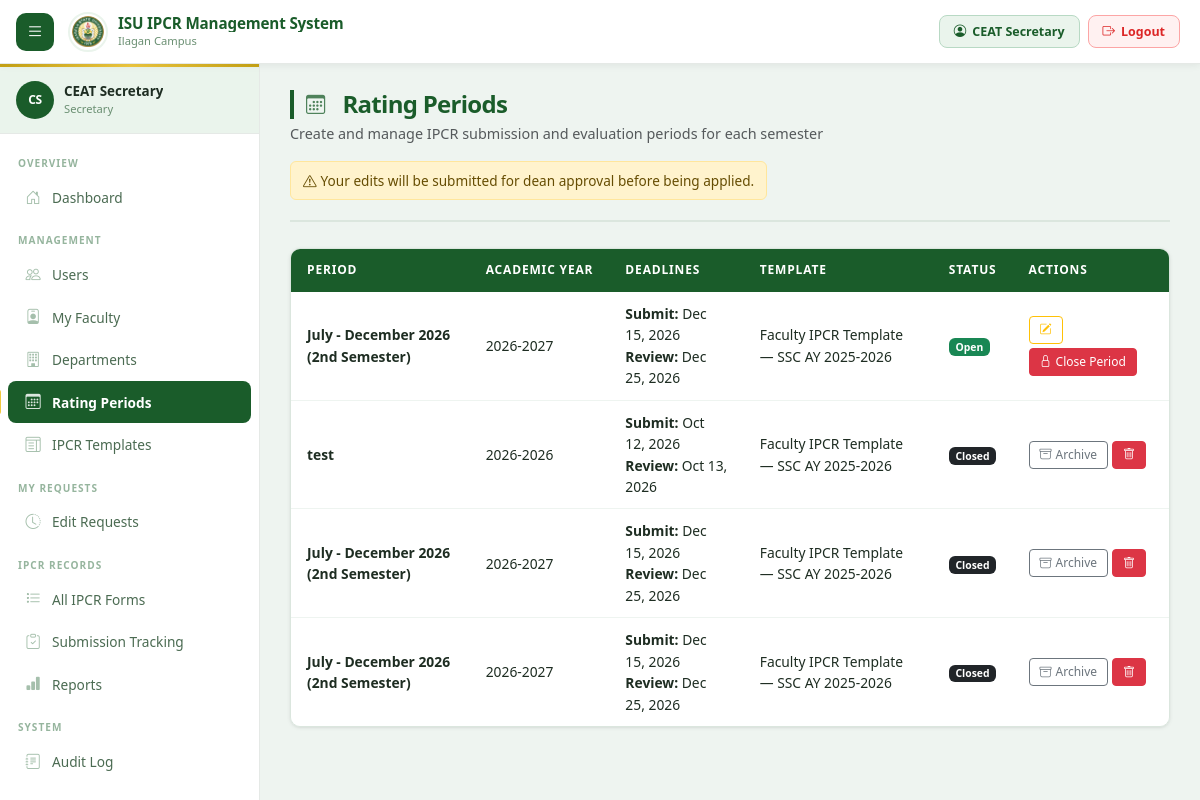
The app's page /admin/periods.php (signed in) with its own data.
### tables this page shows
CREATE TABLE `users` (
  `id` int(11) NOT NULL,
  `employee_id` varchar(50) NOT NULL,
  `first_name` varchar(100) NOT NULL,
  `middle_name` varchar(100) DEFAULT '',
  `last_name` varchar(100) NOT NULL,
  `suffix` varchar(20) DEFAULT '',
  `email` varchar(255) DEFAULT NULL COMMENT 'ISU institutional email',
  `personal_email` varchar(255) DEFAULT NULL COMMENT 'Personal email for password recovery',
  `password_hash` varchar(255) NOT NULL,
  `role` enum('faculty','dean','admin','secretary') NOT NULL DEFAULT 'faculty',
  `department` varchar(200) DEFAULT NULL,
  `college` varchar(200) DEFAULT NULL,
  `position` varchar(200) DEFAULT NULL,
  `employment_status` enum('permanent','temporary','contractual','part-time') DEFAULT 'permanent',
  `assigned_dean_id` int(11) DEFAULT NULL,
  `is_active` tinyint(1) DEFAULT 1,
  `failed_attempts` int(11) DEFAULT 0,
  `lockout_until` datetime DEFAULT NULL,
  `last_login` datetime DEFAULT NULL,
  `created_at` timestamp NOT NULL DEFAULT current_timestamp(),
  `updated_at` timestamp NOT NULL DEFAULT current_timestamp() ON UPDATE current_timestamp(),
  `pending_approvals` int(11) DEFAULT 0
);

CREATE TABLE `rating_periods` (
  `id` int(11) NOT NULL,
  `name` varchar(200) NOT NULL,
  `academic_year` varchar(20) DEFAULT NULL,
  `semester` varchar(20) DEFAULT NULL,
  `start_date` date DEFAULT NULL,
  `end_date` date DEFAULT NULL,
  `submission_deadline` date DEFAULT NULL,
  `review_deadline` date DEFAULT NULL,
  `status` enum('draft','open','rating','closed','archived') DEFAULT 'draft',
  `template_id` int(11) DEFAULT NULL,
  `created_by` int(11) DEFAULT NULL,
  `created_at` timestamp NOT NULL DEFAULT current_timestamp(),
  `updated_at` timestamp NOT NULL DEFAULT current_timestamp() ON UPDATE current_timestamp()
);

CREATE TABLE `ipcr_templates` (
  `id` int(11) NOT NULL,
  `name` varchar(200) NOT NULL,
  `period_id` int(11) DEFAULT NULL,
  `is_default` tinyint(1) DEFAULT 0,
  `description` text DEFAULT NULL,
  `created_by` int(11) DEFAULT NULL,
  `created_at` timestamp NOT NULL DEFAULT current_timestamp(),
  `updated_at` timestamp NOT NULL DEFAULT current_timestamp() ON UPDATE current_timestamp()
);

### config/auth.php (called while the page is built, shortened)
<?php
function getCurrentUser(): ?array {
    $db = getDB();
    $st = $db->prepare("SELECT * FROM users WHERE id = ? AND is_active = 1");
    $st->execute([$_SESSION['user_id']]);
    return $st->fetch() ?: null;
}
function getInitials(string $name): string {
    $words = array_filter(explode(' ', $name));
    $initials = '';
    foreach (array_slice($words, 0, 2) as $w) $initials .= strtoupper($w[0]);
    return $initials ?: '?';
}
function h(mixed $val): string {
    return htmlspecialchars((string)($val ?? ''), ENT_QUOTES, 'UTF-8');
}

### admin/periods.php (the view, shortened to what this page needs)
<?php
$activePage = 'periods';
require_once __DIR__ . '/../includes/header.php';
$db  = getDB();
$periods   = $db->query("SELECT * FROM rating_periods ORDER BY created_at DESC")->fetchAll();
$statusColors = ['draft'=>'secondary','open'=>'success','rating'=>'warning','closed'=>'dark','archived'=>'secondary'];
?>
<div class="page-header">
  <div class="page-header-left">
    <h1><i class="bi bi-calendar3 me-2"></i>Rating Periods</h1>
    <p class="text-muted mb-0 mt-1" style="font-size: 0.9rem;">Create and manage IPCR submission and evaluation periods for each semester</p>
  </div>
  <?php if ($currentRole === 'secretary'): ?>
  <div class="alert alert-warning mb-0" style="font-size:.85rem;padding:8px 12px">
    <i class="bi bi-exclamation-triangle me-1"></i>Your edits will be submitted for dean approval before being applied.
  </div>
  <?php else: ?>
  <button class="btn btn-primary" data-bs-toggle="modal" data-bs-target="#periodModal" onclick="resetPeriodForm()">
    <i class="bi bi-calendar-plus me-2"></i>New Period
  </button>
  <?php endif; ?>
</div>
<div class="table-container">
  <table class="ipcr-table">
    <thead><tr><th>Period</th><th>Academic Year</th><th>Deadlines</th><th>Template</th><th>Status</th><th>Actions</th></tr></thead>
    <tbody>
      <?php foreach($periods as $p):
        $tmpl = null;
        if($p['template_id']){ $ts=$db->prepare("SELECT name FROM ipcr_templates WHERE id=?"); $ts->execute([$p['template_id']]); $tmpl=$ts->fetchColumn(); }
      ?>
      <tr>
        <td><strong><?= h($p['name']) ?></strong></td>
        <td><?= $p['academic_year'] ? h($p['academic_year']) : '<span class="text-muted">—</span>' ?></td>
        <td class="text-muted-sm">
          <div><strong>Submit:</strong> <?= $p['submission_deadline'] ? h(date('M d, Y',strtotime($p['submission_deadline']))) : '<span class="text-muted">—</span>' ?></div>
          <div><strong>Review:</strong> <?= $p['review_deadline'] ? h(date('M d, Y',strtotime($p['review_deadline']))) : '<span class="text-muted">—</span>' ?></div>
        </td>
        <td><?= $tmpl ? h($tmpl) : '<span class="text-danger small">None</span>' ?></td>
        <td><span class="badge bg-<?= $statusColors[$p['status']] ?? 'secondary' ?>"><?= h(ucfirst($p['status'])) ?></span></td>
        <td class="actions">
          <div class="d-flex gap-1 flex-wrap">
            <?php if(!in_array($p['status'],['closed','archived'])): ?>
              <?php if($currentRole === 'secretary'): ?>
              <button class="btn btn-sm btn-outline-warning" onclick="requestPeriodEdit(<?= htmlspecialchars(json_encode($p),ENT_QUOTES) ?>)" title="Request Edit (Dean Approval Required)">
                <i class="bi bi-pencil-square"></i>
              </button>
              <?php endif; ?>
            <?php endif; ?>
            <?php if($p['status'] === 'draft'): ?>
            <form method="POST" style="display:inline">
              <input type="hidden" name="action" value="advance">
              <input type="hidden" name="period_id" value="<?= $p['id'] ?>">
              <input type="hidden" name="current_status" value="draft">
              <input type="hidden" name="target_status" value="open">
              <button type="submit" class="btn btn-sm btn-success" title="Open Period for Submissions and Rating"
                onclick="return confirm('Open this period? Faculty can submit IPCRs and deans can rate them.')">
                <i class="bi bi-unlock me-1"></i>Open
              </button>
            </form>
            <?php elseif($p['status'] === 'open'): ?>
            <form method="POST" style="display:inline">
              <button type="submit" class="btn btn-sm btn-danger" title="Close Period"
                onclick="return confirm('Close this period? No more submissions will be accepted.')">
                <i class="bi bi-lock me-1"></i>Close Period
              </button>
            </form>
            <?php elseif($p['status'] === 'closed'): ?>
            <form method="POST" style="display:inline">
              <button type="submit" class="btn btn-sm btn-outline-secondary" title="Archive Period"
                onclick="return confirm('Archive this period?')">
                <i class="bi bi-archive me-1"></i>Archive
              </button>
            </form>
            <?php endif; ?>
            <?php if (in_array($p['status'], ['draft', 'closed', 'archived'])): ?>
            <form method="POST" style="display:inline">
              <button type="submit" class="btn btn-sm btn-danger" title="Delete Period"
                onclick="return confirm('⚠️ DELETE this period permanently?\n\nPeriod: <?= addslashes($p['name']) ?>\n\nThis cannot be undone!')">
                <i class="bi bi-trash"></i>
              </button>
            </form>
            <?php endif; ?>
          </div>
        </td>
      </tr>
      <?php endforeach; ?>
    </tbody>
  </table>
</div>
<?php require_once __DIR__ . '/../includes/footer.php'; ?>

### includes/header.php (shortened to what this page needs)
<?php
require_once __DIR__ . '/../config/auth.php';
$currentUser   = getCurrentUser();
$currentRole   = $_SESSION['role'];
?>
<!DOCTYPE html>
<html lang="en">
<head>
  <link href="https://cdn.jsdelivr.net/npm/bootstrap@5.3.3/dist/css/bootstrap.min.css" rel="stylesheet">
  <link href="https://cdn.jsdelivr.net/npm/bootstrap-icons@1.11.3/font/bootstrap-icons.min.css" rel="stylesheet">
  <link href="<?= BASE_URL ?>/assets/css/main.css" rel="stylesheet">
</head>
<body>
<div id="app-shell">
<header id="topbar">
  <button class="topbar-hamburger" id="sidebar-toggle" aria-label="Toggle menu">
    <i class="bi bi-list"></i>
  </button>
  <div class="topbar-brand">
    <img src="<?= BASE_URL ?>/assets/images/r.png"
         class="topbar-brand-logo" alt="ISU Logo"
         onerror="this.style.display='none'">
    <div class="topbar-brand-text">
      <div class="topbar-brand-name">ISU IPCR Management System</div>
      <div class="topbar-brand-sub">Ilagan Campus</div>
    </div>
  </div>
  <div class="topbar-right">
    <a href="<?= BASE_URL ?>/profile.php"
       class="topbar-logout"
       style="background:var(--primary-xlight);border-color:#b8d9c4;color:var(--primary)"
       title="My Profile">
      <i class="bi bi-person-circle"></i>
      <span><?= h($_SESSION['name']) ?></span>
    </a>
    <a href="<?= BASE_URL ?>/logout.php"
       class="topbar-logout"
       onclick="return confirm('Sign out of IPCR System?')"
       title="Logout">
      <i class="bi bi-box-arrow-right"></i>
      <span>Logout</span>
    </a>
  </div>
</header>
<nav id="sidebar">
  <div class="sidebar-user-card">
    <div class="sidebar-user-avatar"><?= h(getInitials($_SESSION['name'])) ?></div>
    <div style="min-width:0">
      <div class="sidebar-user-name"><?= h($_SESSION['name']) ?></div>
      <div class="sidebar-user-role"><?= h(ucfirst($currentRole)) ?></div>
    </div>
  </div>
  <nav class="sidebar-nav">
    <?php if ($currentRole === 'admin'): ?>
      <div class="sidebar-section-label">Overview</div>
      <a href="<?= BASE_URL ?>/dashboard.php" class="<?= $activePage==='dashboard'?'active':'' ?>">
        <i class="bi bi-house-door"></i><span>Dashboard</span>
      </a>
      <div class="sidebar-section-label">Management</div>
      <a href="<?= BASE_URL ?>/admin/users.php" class="<?= $activePage==='users'?'active':'' ?>">
        <i class="bi bi-people"></i><span>Users</span>
      </a>
      <a href="<?= BASE_URL ?>/admin/departments.php" class="<?= $activePage==='departments'?'active':'' ?>">
        <i class="bi bi-building"></i><span>Departments</span>
      </a>
      <a href="<?= BASE_URL ?>/admin/periods.php" class="<?= $activePage==='periods'?'active':'' ?>">
        <i class="bi bi-calendar3"></i><span>Rating Periods</span>
      </a>
      <a href="<?= BASE_URL ?>/admin/templates.php" class="<?= $activePage==='templates'?'active':'' ?>">
        <i class="bi bi-layout-text-window"></i><span>IPCR Templates</span>
      </a>
      <div class="sidebar-section-label">IPCR Records</div>
      <a href="<?= BASE_URL ?>/admin/ipcr-list.php" class="<?= $activePage==='ipcr-list'?'active':'' ?>">
        <i class="bi bi-list-task"></i><span>All IPCR Forms</span>
      </a>
      <a href="<?= BASE_URL ?>/admin/submission-tracking.php" class="<?= $activePage==='submission-tracking'?'active':'' ?>">
        <i class="bi bi-clipboard-check"></i><span>Submission Tracking</span>
      </a>
      <a href="<?= BASE_URL ?>/admin/extensions.php" class="<?= $activePage==='extensions'?'active':'' ?>">
        <i class="bi bi-calendar-plus"></i><span>Extensions</span>
      </a>
      <a href="<?= BASE_URL ?>/admin/reports.php" class="<?= $activePage==='reports'?'active':'' ?>">
        <i class="bi bi-bar-chart-fill"></i><span>Reports</span>
      </a>
      <div class="sidebar-section-label">System</div>
      <a href="<?= BASE_URL ?>/admin/settings.php" class="<?= $activePage==='settings'?'active':'' ?>">
        <i class="bi bi-gear"></i><span>Settings</span>
      </a>
      <a href="<?= BASE_URL ?>/admin/audit.php" class="<?= $activePage==='audit'?'active':'' ?>">
        <i class="bi bi-journal-text"></i><span>Audit Log</span>
      </a>
    <?php elseif ($currentRole === 'secretary'): ?>
      <div class="sidebar-section-label">Overview</div>
      <a href="<?= BASE_URL ?>/dashboard.php" class="<?= $activePage==='dashboard'?'active':'' ?>">
        <i class="bi bi-house-door"></i><span>Dashboard</span>
      </a>
      <div class="sidebar-section-label">Management</div>
      <a href="<?= BASE_URL ?>/admin/users.php" class="<?= $activePage==='users'?'active':'' ?>">
        <i class="bi bi-people"></i><span>Users</span>
      </a>
      <a href="<?= BASE_URL ?>/secretary/faculty.php" class="<?= $activePage==='secretary-faculty'?'active':'' ?>">
        <i class="bi bi-person-badge"></i><span>My Faculty</span>
      </a>
      <a href="<?= BASE_URL ?>/admin/departments.php" class="<?= $activePage==='departments'?'active':'' ?>">
        <i class="bi bi-building"></i><span>Departments</span>
      </a>
      <a href="<?= BASE_URL ?>/admin/periods.php" class="<?= $activePage==='periods'?'active':'' ?>">
        <i class="bi bi-calendar3"></i><span>Rating Periods</span>
      </a>
      <a href="<?= BASE_URL ?>/admin/templates.php" class="<?= $activePage==='templates'?'active':'' ?>">
        <i class="bi bi-layout-text-window"></i><span>IPCR Templates</span>
      </a>
      <div class="sidebar-section-label">My Requests</div>
      <a href="<?= BASE_URL ?>/secretary/requests.php" class="<?= $activePage==='secretary-requests'?'active':'' ?>">
        <i class="bi bi-clock-history"></i><span>Edit Requests</span>
      </a>
      <div class="sidebar-section-label">IPCR Records</div>
      <a href="<?= BASE_URL ?>/admin/ipcr-list.php" class="<?= $activePage==='ipcr-list'?'active':'' ?>">
        <i class="bi bi-list-task"></i><span>All IPCR Forms</span>
      </a>
      <a href="<?= BASE_URL ?>/admin/submission-tracking.php" class="<?= $activePage==='submission-tracking'?'active':'' ?>">
        <i class="bi bi-clipboard-check"></i><span>Submission Tracking</span>
      </a>
      <a href="<?= BASE_URL ?>/admin/reports.php" class="<?= $activePage==='reports'?'active':'' ?>">
        <i class="bi bi-bar-chart-fill"></i><span>Reports</span>
      </a>
      <div class="sidebar-section-label">System</div>
      <a href="<?= BASE_URL ?>/admin/audit.php" class="<?= $activePage==='audit'?'active':'' ?>">
        <i class="bi bi-journal-text"></i><span>Audit Log</span>
      </a>
    <?php endif; ?>
    <div class="sidebar-section-label">Account</div>
  </nav>
</nav>
<div id="main-wrapper">
  <main id="page-content">

### records on screen
users: last_name "Secretary"
rating_periods: name "July - December 2026 (2nd Semester)", academic_year "2026-2027", submission_deadline "Dec 15, 2026", review_deadline "Dec 25, 2026", ipcr_templates.name "Faculty IPCR Template — SSC AY 2025-2026", status "Open"
rating_periods: name "test", academic_year "2026-2026", submission_deadline "Oct 12, 2026", review_deadline "Oct 13, 2026", ipcr_templates.name "Faculty IPCR Template — SSC AY 2025-2026", status "Closed"
rating_periods: name "July - December 2026 (2nd Semester)", academic_year "2026-2027", submission_deadline "Dec 15, 2026", review_deadline "Dec 25, 2026", ipcr_templates.name "Faculty IPCR Template — SSC AY 2025-2026", status "Closed"
rating_periods: name "July - December 2026 (2nd Semester)", academic_year "2026-2027", submission_deadline "Dec 15, 2026", review_deadline "Dec 25, 2026", ipcr_templates.name "Faculty IPCR Template — SSC AY 2025-2026", status "Closed"

### other values on screen
$_SESSION['name'] "CEAT Secretary"
getInitials($_SESSION['name']) "CS"
